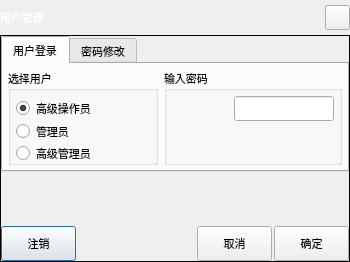
<?xml version="1.0" encoding="UTF-8"?>
<ui version="4.0">
 <class>DialogUserManager</class>
 <widget class="QDialog" name="DialogUserManager">
  <property name="windowModality">
   <enum>Qt::NonModal</enum>
  </property>
  <property name="geometry">
   <rect>
    <x>0</x>
    <y>0</y>
    <width>350</width>
    <height>262</height>
   </rect>
  </property>
  <property name="sizePolicy">
   <sizepolicy hsizetype="Fixed" vsizetype="Fixed">
    <horstretch>0</horstretch>
    <verstretch>0</verstretch>
   </sizepolicy>
  </property>
  <property name="minimumSize">
   <size>
    <width>350</width>
    <height>262</height>
   </size>
  </property>
  <property name="maximumSize">
   <size>
    <width>700</width>
    <height>525</height>
   </size>
  </property>
  <property name="font">
   <font>
    <family>微软雅黑</family>
    <pointsize>8</pointsize>
   </font>
  </property>
  <property name="windowTitle">
   <string notr="true">用户管理</string>
  </property>
  <property name="styleSheet">
   <string notr="true"/>
  </property>
  <layout class="QGridLayout" name="gridLayoutForm">
   <property name="margin">
    <number>0</number>
   </property>
   <property name="spacing">
    <number>0</number>
   </property>
   <item row="0" column="0">
    <widget class="QFrame" name="frameTitle">
     <property name="sizePolicy">
      <sizepolicy hsizetype="Preferred" vsizetype="Fixed">
       <horstretch>0</horstretch>
       <verstretch>0</verstretch>
      </sizepolicy>
     </property>
     <property name="minimumSize">
      <size>
       <width>0</width>
       <height>35</height>
      </size>
     </property>
     <property name="maximumSize">
      <size>
       <width>16777215</width>
       <height>35</height>
      </size>
     </property>
     <property name="font">
      <font>
       <family>微软雅黑</family>
       <pointsize>8</pointsize>
       <weight>50</weight>
       <bold>false</bold>
      </font>
     </property>
     <property name="styleSheet">
      <string notr="true">QFrame#frameTitle
{
	background-color: transparent;
	border-image: url(:/img/widget/DialogTitle.png) 0 12 0 12;
	border-left: 12px transparent;
	border-right: 12px transparent;
}
</string>
     </property>
     <property name="frameShape">
      <enum>QFrame::NoFrame</enum>
     </property>
     <property name="frameShadow">
      <enum>QFrame::Raised</enum>
     </property>
     <layout class="QHBoxLayout" name="horizontalLayoutTitle">
      <property name="spacing">
       <number>5</number>
      </property>
      <property name="margin">
       <number>0</number>
      </property>
      <item>
       <widget class="QLabel" name="labelTitle">
        <property name="sizePolicy">
         <sizepolicy hsizetype="Preferred" vsizetype="Fixed">
          <horstretch>0</horstretch>
          <verstretch>0</verstretch>
         </sizepolicy>
        </property>
        <property name="minimumSize">
         <size>
          <width>0</width>
          <height>35</height>
         </size>
        </property>
        <property name="maximumSize">
         <size>
          <width>16777215</width>
          <height>35</height>
         </size>
        </property>
        <property name="font">
         <font>
          <family>微软雅黑</family>
          <pointsize>8</pointsize>
          <weight>50</weight>
          <bold>false</bold>
         </font>
        </property>
        <property name="styleSheet">
         <string notr="true">QLabel#labelTitle
{
	color: white;
}</string>
        </property>
        <property name="frameShape">
         <enum>QFrame::NoFrame</enum>
        </property>
        <property name="text">
         <string>用户管理</string>
        </property>
       </widget>
      </item>
      <item>
       <widget class="xPushButton" name="pushButtonClose">
        <property name="sizePolicy">
         <sizepolicy hsizetype="Fixed" vsizetype="Fixed">
          <horstretch>0</horstretch>
          <verstretch>0</verstretch>
         </sizepolicy>
        </property>
        <property name="minimumSize">
         <size>
          <width>25</width>
          <height>25</height>
         </size>
        </property>
        <property name="maximumSize">
         <size>
          <width>25</width>
          <height>25</height>
         </size>
        </property>
        <property name="font">
         <font>
          <family>微软雅黑</family>
          <pointsize>8</pointsize>
          <weight>50</weight>
          <bold>false</bold>
         </font>
        </property>
        <property name="focusPolicy">
         <enum>Qt::NoFocus</enum>
        </property>
        <property name="styleSheet">
         <string notr="true">QPushButton#pushButtonClose:!pressed
{
	border-image: url(:/img/widget/BtnCloseNormal.png);
}

QPushButton#pushButtonClose:pressed
{
	border-image: url(:/img/widget/BtnClosePress.png);
}
</string>
        </property>
        <property name="text">
         <string notr="true"/>
        </property>
        <property name="iconSize">
         <size>
          <width>32</width>
          <height>32</height>
         </size>
        </property>
       </widget>
      </item>
     </layout>
    </widget>
   </item>
   <item row="1" column="0">
    <widget class="QFrame" name="frameMainArea">
     <property name="minimumSize">
      <size>
       <width>200</width>
       <height>0</height>
      </size>
     </property>
     <property name="font">
      <font>
       <family>微软雅黑</family>
       <pointsize>8</pointsize>
      </font>
     </property>
     <property name="frameShape">
      <enum>QFrame::Panel</enum>
     </property>
     <property name="frameShadow">
      <enum>QFrame::Plain</enum>
     </property>
     <property name="IsMainArea" stdset="0">
      <bool>true</bool>
     </property>
     <layout class="QGridLayout" name="gridLayoutFrame">
      <property name="margin">
       <number>0</number>
      </property>
      <property name="spacing">
       <number>2</number>
      </property>
      <item row="0" column="0" colspan="4">
       <widget class="QTabWidget" name="tabWidget">
        <property name="font">
         <font>
          <family>微软雅黑</family>
          <pointsize>8</pointsize>
          <weight>50</weight>
          <italic>false</italic>
          <bold>false</bold>
         </font>
        </property>
        <property name="focusPolicy">
         <enum>Qt::NoFocus</enum>
        </property>
        <property name="styleSheet">
         <string notr="true"/>
        </property>
        <property name="currentIndex">
         <number>0</number>
        </property>
        <property name="iconSize">
         <size>
          <width>1</width>
          <height>24</height>
         </size>
        </property>
        <widget class="QWidget" name="tabLogoin">
         <attribute name="icon">
          <iconset resource="../xPad.qrc">
           <normaloff>:/img/widget/TabHeader.png</normaloff>:/img/widget/TabHeader.png</iconset>
         </attribute>
         <attribute name="title">
          <string>用户登录</string>
         </attribute>
         <layout class="QGridLayout" name="gridLayout_3">
          <property name="margin">
           <number>5</number>
          </property>
          <item row="0" column="0">
           <widget class="QGroupBox" name="groupBoxUser">
            <property name="minimumSize">
             <size>
              <width>150</width>
              <height>0</height>
             </size>
            </property>
            <property name="maximumSize">
             <size>
              <width>16777215</width>
              <height>16777215</height>
             </size>
            </property>
            <property name="font">
             <font>
              <family>微软雅黑</family>
              <pointsize>8</pointsize>
              <weight>50</weight>
              <italic>false</italic>
              <bold>false</bold>
             </font>
            </property>
            <property name="title">
             <string>选择用户</string>
            </property>
            <layout class="QGridLayout" name="gridLayout_2">
             <property name="margin">
              <number>5</number>
             </property>
             <property name="spacing">
              <number>6</number>
             </property>
             <item row="0" column="0">
              <widget class="xRadioButton" name="radioButtonAdvOperator">
               <property name="sizePolicy">
                <sizepolicy hsizetype="Expanding" vsizetype="Fixed">
                 <horstretch>0</horstretch>
                 <verstretch>0</verstretch>
                </sizepolicy>
               </property>
               <property name="minimumSize">
                <size>
                 <width>100</width>
                 <height>25</height>
                </size>
               </property>
               <property name="maximumSize">
                <size>
                 <width>16777215</width>
                 <height>50</height>
                </size>
               </property>
               <property name="font">
                <font>
                 <family>微软雅黑</family>
                 <pointsize>8</pointsize>
                 <weight>50</weight>
                 <italic>false</italic>
                 <bold>false</bold>
                </font>
               </property>
               <property name="focusPolicy">
                <enum>Qt::NoFocus</enum>
               </property>
               <property name="styleSheet">
                <string notr="true"/>
               </property>
               <property name="text">
                <string>高级操作员</string>
               </property>
               <property name="iconSize">
                <size>
                 <width>32</width>
                 <height>32</height>
                </size>
               </property>
               <property name="checked">
                <bool>true</bool>
               </property>
              </widget>
             </item>
             <item row="1" column="0">
              <widget class="xRadioButton" name="radioButtonManager">
               <property name="sizePolicy">
                <sizepolicy hsizetype="Expanding" vsizetype="Fixed">
                 <horstretch>0</horstretch>
                 <verstretch>0</verstretch>
                </sizepolicy>
               </property>
               <property name="minimumSize">
                <size>
                 <width>100</width>
                 <height>25</height>
                </size>
               </property>
               <property name="maximumSize">
                <size>
                 <width>16777215</width>
                 <height>50</height>
                </size>
               </property>
               <property name="font">
                <font>
                 <family>微软雅黑</family>
                 <pointsize>8</pointsize>
                 <weight>50</weight>
                 <italic>false</italic>
                 <bold>false</bold>
                </font>
               </property>
               <property name="focusPolicy">
                <enum>Qt::NoFocus</enum>
               </property>
               <property name="styleSheet">
                <string notr="true"/>
               </property>
               <property name="text">
                <string>管理员</string>
               </property>
               <property name="iconSize">
                <size>
                 <width>32</width>
                 <height>32</height>
                </size>
               </property>
              </widget>
             </item>
             <item row="2" column="0">
              <widget class="xRadioButton" name="radioButtonAdvManager">
               <property name="sizePolicy">
                <sizepolicy hsizetype="Expanding" vsizetype="Fixed">
                 <horstretch>0</horstretch>
                 <verstretch>0</verstretch>
                </sizepolicy>
               </property>
               <property name="minimumSize">
                <size>
                 <width>100</width>
                 <height>25</height>
                </size>
               </property>
               <property name="maximumSize">
                <size>
                 <width>16777215</width>
                 <height>50</height>
                </size>
               </property>
               <property name="font">
                <font>
                 <family>微软雅黑</family>
                 <pointsize>8</pointsize>
                 <weight>50</weight>
                 <italic>false</italic>
                 <bold>false</bold>
                </font>
               </property>
               <property name="focusPolicy">
                <enum>Qt::NoFocus</enum>
               </property>
               <property name="styleSheet">
                <string notr="true"/>
               </property>
               <property name="text">
                <string>高级管理员</string>
               </property>
               <property name="iconSize">
                <size>
                 <width>32</width>
                 <height>32</height>
                </size>
               </property>
              </widget>
             </item>
             <item row="3" column="0">
              <spacer name="verticalSpacer">
               <property name="orientation">
                <enum>Qt::Vertical</enum>
               </property>
               <property name="sizeHint" stdset="0">
                <size>
                 <width>20</width>
                 <height>40</height>
                </size>
               </property>
              </spacer>
             </item>
            </layout>
           </widget>
          </item>
          <item row="0" column="1">
           <widget class="QGroupBox" name="groupBoxPassword">
            <property name="maximumSize">
             <size>
              <width>16777215</width>
              <height>16777215</height>
             </size>
            </property>
            <property name="font">
             <font>
              <family>微软雅黑</family>
              <pointsize>8</pointsize>
              <weight>50</weight>
              <italic>false</italic>
              <bold>false</bold>
             </font>
            </property>
            <property name="title">
             <string>输入密码</string>
            </property>
            <layout class="QGridLayout" name="gridLayoutInput">
             <property name="horizontalSpacing">
              <number>5</number>
             </property>
             <property name="margin">
              <number>5</number>
             </property>
             <item row="0" column="0">
              <spacer name="horizontalSpacer">
               <property name="orientation">
                <enum>Qt::Horizontal</enum>
               </property>
               <property name="sizeHint" stdset="0">
                <size>
                 <width>86</width>
                 <height>20</height>
                </size>
               </property>
              </spacer>
             </item>
             <item row="0" column="1">
              <widget class="xLineEdit" name="lineEditPwd">
               <property name="minimumSize">
                <size>
                 <width>100</width>
                 <height>25</height>
                </size>
               </property>
               <property name="maximumSize">
                <size>
                 <width>200</width>
                 <height>50</height>
                </size>
               </property>
               <property name="font">
                <font>
                 <family>微软雅黑</family>
                 <pointsize>8</pointsize>
                 <weight>50</weight>
                 <italic>false</italic>
                 <bold>false</bold>
                </font>
               </property>
               <property name="inputMask">
                <string notr="true"/>
               </property>
               <property name="text">
                <string notr="true"/>
               </property>
               <property name="maxLength">
                <number>8</number>
               </property>
               <property name="echoMode">
                <enum>QLineEdit::Password</enum>
               </property>
               <property name="readOnly">
                <bool>true</bool>
               </property>
               <property name="placeholderText">
                <string notr="true"/>
               </property>
              </widget>
             </item>
             <item row="1" column="1">
              <spacer name="verticalSpacerTabLoginPwd">
               <property name="orientation">
                <enum>Qt::Vertical</enum>
               </property>
               <property name="sizeHint" stdset="0">
                <size>
                 <width>20</width>
                 <height>40</height>
                </size>
               </property>
              </spacer>
             </item>
            </layout>
           </widget>
          </item>
         </layout>
        </widget>
        <widget class="QWidget" name="tabModify">
         <attribute name="icon">
          <iconset resource="../xPad.qrc">
           <normaloff>:/img/widget/TabHeader.png</normaloff>:/img/widget/TabHeader.png</iconset>
         </attribute>
         <attribute name="title">
          <string>密码修改</string>
         </attribute>
         <layout class="QGridLayout" name="gridLayout_5">
          <property name="margin">
           <number>5</number>
          </property>
          <item row="0" column="0">
           <widget class="QGroupBox" name="groupBoxUserM">
            <property name="minimumSize">
             <size>
              <width>160</width>
              <height>0</height>
             </size>
            </property>
            <property name="maximumSize">
             <size>
              <width>160</width>
              <height>16777215</height>
             </size>
            </property>
            <property name="font">
             <font>
              <family>微软雅黑</family>
              <pointsize>8</pointsize>
              <weight>50</weight>
              <italic>false</italic>
              <bold>false</bold>
             </font>
            </property>
            <property name="title">
             <string>选择用户</string>
            </property>
            <layout class="QGridLayout" name="gridLayout_4">
             <property name="margin">
              <number>5</number>
             </property>
             <item row="0" column="0">
              <widget class="xRadioButton" name="radioButtonAdvOperatorM">
               <property name="sizePolicy">
                <sizepolicy hsizetype="Expanding" vsizetype="Fixed">
                 <horstretch>0</horstretch>
                 <verstretch>0</verstretch>
                </sizepolicy>
               </property>
               <property name="minimumSize">
                <size>
                 <width>125</width>
                 <height>25</height>
                </size>
               </property>
               <property name="maximumSize">
                <size>
                 <width>16777215</width>
                 <height>50</height>
                </size>
               </property>
               <property name="font">
                <font>
                 <family>微软雅黑</family>
                 <pointsize>8</pointsize>
                 <weight>50</weight>
                 <italic>false</italic>
                 <bold>false</bold>
                </font>
               </property>
               <property name="focusPolicy">
                <enum>Qt::NoFocus</enum>
               </property>
               <property name="styleSheet">
                <string notr="true"/>
               </property>
               <property name="text">
                <string>高级操作员</string>
               </property>
               <property name="iconSize">
                <size>
                 <width>32</width>
                 <height>32</height>
                </size>
               </property>
               <property name="checked">
                <bool>true</bool>
               </property>
              </widget>
             </item>
             <item row="1" column="0">
              <widget class="xRadioButton" name="radioButtonManagerM">
               <property name="sizePolicy">
                <sizepolicy hsizetype="Expanding" vsizetype="Fixed">
                 <horstretch>0</horstretch>
                 <verstretch>0</verstretch>
                </sizepolicy>
               </property>
               <property name="minimumSize">
                <size>
                 <width>125</width>
                 <height>25</height>
                </size>
               </property>
               <property name="maximumSize">
                <size>
                 <width>16777215</width>
                 <height>50</height>
                </size>
               </property>
               <property name="font">
                <font>
                 <family>微软雅黑</family>
                 <pointsize>8</pointsize>
                 <weight>50</weight>
                 <italic>false</italic>
                 <bold>false</bold>
                </font>
               </property>
               <property name="focusPolicy">
                <enum>Qt::NoFocus</enum>
               </property>
               <property name="styleSheet">
                <string notr="true"/>
               </property>
               <property name="text">
                <string>管理员</string>
               </property>
               <property name="iconSize">
                <size>
                 <width>32</width>
                 <height>32</height>
                </size>
               </property>
              </widget>
             </item>
             <item row="2" column="0">
              <widget class="xRadioButton" name="radioButtonAdvManagerM">
               <property name="enabled">
                <bool>false</bool>
               </property>
               <property name="sizePolicy">
                <sizepolicy hsizetype="Expanding" vsizetype="Fixed">
                 <horstretch>0</horstretch>
                 <verstretch>0</verstretch>
                </sizepolicy>
               </property>
               <property name="minimumSize">
                <size>
                 <width>125</width>
                 <height>25</height>
                </size>
               </property>
               <property name="maximumSize">
                <size>
                 <width>16777215</width>
                 <height>50</height>
                </size>
               </property>
               <property name="font">
                <font>
                 <family>微软雅黑</family>
                 <pointsize>8</pointsize>
                 <weight>50</weight>
                 <italic>false</italic>
                 <bold>false</bold>
                </font>
               </property>
               <property name="focusPolicy">
                <enum>Qt::NoFocus</enum>
               </property>
               <property name="styleSheet">
                <string notr="true"/>
               </property>
               <property name="text">
                <string>高级管理员</string>
               </property>
               <property name="iconSize">
                <size>
                 <width>32</width>
                 <height>32</height>
                </size>
               </property>
              </widget>
             </item>
             <item row="3" column="0">
              <spacer name="verticalSpacer_2">
               <property name="orientation">
                <enum>Qt::Vertical</enum>
               </property>
               <property name="sizeHint" stdset="0">
                <size>
                 <width>20</width>
                 <height>40</height>
                </size>
               </property>
              </spacer>
             </item>
            </layout>
           </widget>
          </item>
          <item row="0" column="1">
           <widget class="QGroupBox" name="groupBoxPasswordM">
            <property name="maximumSize">
             <size>
              <width>16777215</width>
              <height>16777215</height>
             </size>
            </property>
            <property name="font">
             <font>
              <family>微软雅黑</family>
              <pointsize>8</pointsize>
              <weight>50</weight>
              <italic>false</italic>
              <bold>false</bold>
             </font>
            </property>
            <property name="title">
             <string>修改密码</string>
            </property>
            <layout class="QGridLayout" name="gridLayout">
             <property name="margin">
              <number>5</number>
             </property>
             <item row="0" column="1">
              <widget class="xLineEdit" name="lineEditOldPwd">
               <property name="sizePolicy">
                <sizepolicy hsizetype="Preferred" vsizetype="Fixed">
                 <horstretch>0</horstretch>
                 <verstretch>0</verstretch>
                </sizepolicy>
               </property>
               <property name="minimumSize">
                <size>
                 <width>75</width>
                 <height>25</height>
                </size>
               </property>
               <property name="maximumSize">
                <size>
                 <width>75</width>
                 <height>25</height>
                </size>
               </property>
               <property name="font">
                <font>
                 <family>微软雅黑</family>
                 <pointsize>8</pointsize>
                 <weight>50</weight>
                 <italic>false</italic>
                 <bold>false</bold>
                </font>
               </property>
               <property name="inputMask">
                <string notr="true"/>
               </property>
               <property name="text">
                <string notr="true"/>
               </property>
               <property name="maxLength">
                <number>8</number>
               </property>
               <property name="echoMode">
                <enum>QLineEdit::Password</enum>
               </property>
               <property name="readOnly">
                <bool>true</bool>
               </property>
               <property name="placeholderText">
                <string notr="true"/>
               </property>
              </widget>
             </item>
             <item row="1" column="0">
              <widget class="QLabel" name="labelNewPwd">
               <property name="sizePolicy">
                <sizepolicy hsizetype="Expanding" vsizetype="Fixed">
                 <horstretch>0</horstretch>
                 <verstretch>0</verstretch>
                </sizepolicy>
               </property>
               <property name="minimumSize">
                <size>
                 <width>0</width>
                 <height>25</height>
                </size>
               </property>
               <property name="maximumSize">
                <size>
                 <width>16777215</width>
                 <height>50</height>
                </size>
               </property>
               <property name="font">
                <font>
                 <family>微软雅黑</family>
                 <pointsize>8</pointsize>
                 <weight>50</weight>
                 <italic>false</italic>
                 <bold>false</bold>
                </font>
               </property>
               <property name="text">
                <string>输入新密码</string>
               </property>
               <property name="buddy">
                <cstring>lineEditNewPwd</cstring>
               </property>
              </widget>
             </item>
             <item row="2" column="0">
              <widget class="QLabel" name="labelComfirmPwd">
               <property name="sizePolicy">
                <sizepolicy hsizetype="Expanding" vsizetype="Fixed">
                 <horstretch>0</horstretch>
                 <verstretch>0</verstretch>
                </sizepolicy>
               </property>
               <property name="minimumSize">
                <size>
                 <width>0</width>
                 <height>25</height>
                </size>
               </property>
               <property name="maximumSize">
                <size>
                 <width>16777215</width>
                 <height>50</height>
                </size>
               </property>
               <property name="font">
                <font>
                 <family>微软雅黑</family>
                 <pointsize>8</pointsize>
                 <weight>50</weight>
                 <italic>false</italic>
                 <bold>false</bold>
                </font>
               </property>
               <property name="text">
                <string>确认新密码</string>
               </property>
               <property name="buddy">
                <cstring>lineEditComfirmPwd</cstring>
               </property>
              </widget>
             </item>
             <item row="2" column="1">
              <widget class="xLineEdit" name="lineEditComfirmPwd">
               <property name="sizePolicy">
                <sizepolicy hsizetype="Preferred" vsizetype="Fixed">
                 <horstretch>0</horstretch>
                 <verstretch>0</verstretch>
                </sizepolicy>
               </property>
               <property name="minimumSize">
                <size>
                 <width>75</width>
                 <height>25</height>
                </size>
               </property>
               <property name="maximumSize">
                <size>
                 <width>75</width>
                 <height>25</height>
                </size>
               </property>
               <property name="font">
                <font>
                 <family>微软雅黑</family>
                 <pointsize>8</pointsize>
                 <weight>50</weight>
                 <italic>false</italic>
                 <bold>false</bold>
                </font>
               </property>
               <property name="inputMask">
                <string notr="true"/>
               </property>
               <property name="text">
                <string notr="true"/>
               </property>
               <property name="maxLength">
                <number>8</number>
               </property>
               <property name="echoMode">
                <enum>QLineEdit::Password</enum>
               </property>
               <property name="readOnly">
                <bool>true</bool>
               </property>
               <property name="placeholderText">
                <string notr="true"/>
               </property>
              </widget>
             </item>
             <item row="1" column="1">
              <widget class="xLineEdit" name="lineEditNewPwd">
               <property name="sizePolicy">
                <sizepolicy hsizetype="Preferred" vsizetype="Fixed">
                 <horstretch>0</horstretch>
                 <verstretch>0</verstretch>
                </sizepolicy>
               </property>
               <property name="minimumSize">
                <size>
                 <width>75</width>
                 <height>25</height>
                </size>
               </property>
               <property name="maximumSize">
                <size>
                 <width>75</width>
                 <height>25</height>
                </size>
               </property>
               <property name="font">
                <font>
                 <family>微软雅黑</family>
                 <pointsize>8</pointsize>
                 <weight>50</weight>
                 <italic>false</italic>
                 <bold>false</bold>
                </font>
               </property>
               <property name="inputMask">
                <string notr="true"/>
               </property>
               <property name="text">
                <string notr="true"/>
               </property>
               <property name="maxLength">
                <number>8</number>
               </property>
               <property name="echoMode">
                <enum>QLineEdit::Password</enum>
               </property>
               <property name="readOnly">
                <bool>true</bool>
               </property>
               <property name="placeholderText">
                <string notr="true"/>
               </property>
              </widget>
             </item>
             <item row="0" column="0">
              <widget class="QLabel" name="labelOldPwd">
               <property name="sizePolicy">
                <sizepolicy hsizetype="Expanding" vsizetype="Fixed">
                 <horstretch>0</horstretch>
                 <verstretch>0</verstretch>
                </sizepolicy>
               </property>
               <property name="minimumSize">
                <size>
                 <width>0</width>
                 <height>25</height>
                </size>
               </property>
               <property name="maximumSize">
                <size>
                 <width>16777215</width>
                 <height>50</height>
                </size>
               </property>
               <property name="font">
                <font>
                 <family>微软雅黑</family>
                 <pointsize>8</pointsize>
                 <weight>50</weight>
                 <italic>false</italic>
                 <bold>false</bold>
                </font>
               </property>
               <property name="text">
                <string>输入旧密码</string>
               </property>
               <property name="buddy">
                <cstring>lineEditNewPwd</cstring>
               </property>
              </widget>
             </item>
             <item row="3" column="0">
              <spacer name="verticalSpacer_3">
               <property name="orientation">
                <enum>Qt::Vertical</enum>
               </property>
               <property name="sizeHint" stdset="0">
                <size>
                 <width>20</width>
                 <height>40</height>
                </size>
               </property>
              </spacer>
             </item>
            </layout>
           </widget>
          </item>
         </layout>
        </widget>
       </widget>
      </item>
      <item row="1" column="0" colspan="4">
       <widget class="QLabel" name="labelStatus">
        <property name="sizePolicy">
         <sizepolicy hsizetype="Preferred" vsizetype="Fixed">
          <horstretch>0</horstretch>
          <verstretch>0</verstretch>
         </sizepolicy>
        </property>
        <property name="minimumSize">
         <size>
          <width>0</width>
          <height>50</height>
         </size>
        </property>
        <property name="maximumSize">
         <size>
          <width>16777215</width>
          <height>50</height>
         </size>
        </property>
        <property name="font">
         <font>
          <family>微软雅黑</family>
          <pointsize>8</pointsize>
         </font>
        </property>
        <property name="frameShape">
         <enum>QFrame::NoFrame</enum>
        </property>
        <property name="frameShadow">
         <enum>QFrame::Plain</enum>
        </property>
        <property name="text">
         <string notr="true"/>
        </property>
        <property name="textInteractionFlags">
         <set>Qt::NoTextInteraction</set>
        </property>
        <property name="HasBorder" stdset="0">
         <bool>true</bool>
        </property>
       </widget>
      </item>
      <item row="2" column="1">
       <spacer name="horizontalSpacerBottom">
        <property name="orientation">
         <enum>Qt::Horizontal</enum>
        </property>
        <property name="sizeHint" stdset="0">
         <size>
          <width>40</width>
          <height>20</height>
         </size>
        </property>
       </spacer>
      </item>
      <item row="2" column="0">
       <widget class="QPushButton" name="BtnLogout">
        <property name="minimumSize">
         <size>
          <width>75</width>
          <height>35</height>
         </size>
        </property>
        <property name="maximumSize">
         <size>
          <width>75</width>
          <height>35</height>
         </size>
        </property>
        <property name="font">
         <font>
          <family>微软雅黑</family>
          <pointsize>8</pointsize>
          <weight>50</weight>
          <bold>false</bold>
         </font>
        </property>
        <property name="focusPolicy">
         <enum>Qt::WheelFocus</enum>
        </property>
        <property name="text">
         <string>注销</string>
        </property>
        <property name="icon">
         <iconset resource="../xPad.qrc">
          <normaloff>:/img/32X32/Exit.png</normaloff>:/img/32X32/Exit.png</iconset>
        </property>
        <property name="iconSize">
         <size>
          <width>32</width>
          <height>32</height>
         </size>
        </property>
       </widget>
      </item>
      <item row="2" column="2">
       <widget class="QPushButton" name="BtnCancel">
        <property name="minimumSize">
         <size>
          <width>75</width>
          <height>35</height>
         </size>
        </property>
        <property name="maximumSize">
         <size>
          <width>75</width>
          <height>35</height>
         </size>
        </property>
        <property name="font">
         <font>
          <family>微软雅黑</family>
          <pointsize>8</pointsize>
          <weight>50</weight>
          <bold>false</bold>
         </font>
        </property>
        <property name="focusPolicy">
         <enum>Qt::WheelFocus</enum>
        </property>
        <property name="text">
         <string>取消</string>
        </property>
        <property name="icon">
         <iconset resource="../xPad.qrc">
          <normaloff>:/img/32X32/Cancel.png</normaloff>:/img/32X32/Cancel.png</iconset>
        </property>
        <property name="iconSize">
         <size>
          <width>32</width>
          <height>32</height>
         </size>
        </property>
       </widget>
      </item>
      <item row="2" column="3">
       <widget class="QPushButton" name="BtnOK">
        <property name="minimumSize">
         <size>
          <width>75</width>
          <height>35</height>
         </size>
        </property>
        <property name="maximumSize">
         <size>
          <width>75</width>
          <height>35</height>
         </size>
        </property>
        <property name="font">
         <font>
          <family>微软雅黑</family>
          <pointsize>8</pointsize>
          <weight>50</weight>
          <bold>false</bold>
         </font>
        </property>
        <property name="focusPolicy">
         <enum>Qt::WheelFocus</enum>
        </property>
        <property name="text">
         <string>确定</string>
        </property>
        <property name="icon">
         <iconset resource="../xPad.qrc">
          <normaloff>:/img/32X32/OK.png</normaloff>:/img/32X32/OK.png</iconset>
        </property>
        <property name="iconSize">
         <size>
          <width>32</width>
          <height>32</height>
         </size>
        </property>
       </widget>
      </item>
     </layout>
    </widget>
   </item>
  </layout>
 </widget>
 <customwidgets>
  <customwidget>
   <class>xPushButton</class>
   <extends>QPushButton</extends>
   <header>xpushbutton.h</header>
  </customwidget>
  <customwidget>
   <class>xRadioButton</class>
   <extends>QRadioButton</extends>
   <header>xradiobutton.h</header>
  </customwidget>
  <customwidget>
   <class>xLineEdit</class>
   <extends>QLineEdit</extends>
   <header>xlineedit.h</header>
   <slots>
    <signal>clicked()</signal>
   </slots>
  </customwidget>
 </customwidgets>
 <resources>
  <include location="../xPad.qrc"/>
 </resources>
 <connections>
  <connection>
   <sender>pushButtonClose</sender>
   <signal>clicked()</signal>
   <receiver>DialogUserManager</receiver>
   <slot>reject()</slot>
   <hints>
    <hint type="sourcelabel">
     <x>537</x>
     <y>33</y>
    </hint>
    <hint type="destinationlabel">
     <x>624</x>
     <y>33</y>
    </hint>
   </hints>
  </connection>
  <connection>
   <sender>lineEditPwd</sender>
   <signal>clicked()</signal>
   <receiver>DialogUserManager</receiver>
   <slot>inputPwd()</slot>
   <hints>
    <hint type="sourcelabel">
     <x>465</x>
     <y>160</y>
    </hint>
    <hint type="destinationlabel">
     <x>707</x>
     <y>167</y>
    </hint>
   </hints>
  </connection>
  <connection>
   <sender>lineEditNewPwd</sender>
   <signal>clicked()</signal>
   <receiver>DialogUserManager</receiver>
   <slot>inputNewPwd()</slot>
   <hints>
    <hint type="sourcelabel">
     <x>487</x>
     <y>215</y>
    </hint>
    <hint type="destinationlabel">
     <x>691</x>
     <y>172</y>
    </hint>
   </hints>
  </connection>
  <connection>
   <sender>lineEditComfirmPwd</sender>
   <signal>clicked()</signal>
   <receiver>DialogUserManager</receiver>
   <slot>confirmPwd()</slot>
   <hints>
    <hint type="sourcelabel">
     <x>475</x>
     <y>241</y>
    </hint>
    <hint type="destinationlabel">
     <x>643</x>
     <y>208</y>
    </hint>
   </hints>
  </connection>
  <connection>
   <sender>lineEditOldPwd</sender>
   <signal>clicked()</signal>
   <receiver>DialogUserManager</receiver>
   <slot>inputOldPwd()</slot>
   <hints>
    <hint type="sourcelabel">
     <x>482</x>
     <y>155</y>
    </hint>
    <hint type="destinationlabel">
     <x>624</x>
     <y>157</y>
    </hint>
   </hints>
  </connection>
  <connection>
   <sender>radioButtonAdvOperator</sender>
   <signal>clicked()</signal>
   <receiver>DialogUserManager</receiver>
   <slot>clearPwd()</slot>
   <hints>
    <hint type="sourcelabel">
     <x>130</x>
     <y>164</y>
    </hint>
    <hint type="destinationlabel">
     <x>-58</x>
     <y>164</y>
    </hint>
   </hints>
  </connection>
  <connection>
   <sender>radioButtonManager</sender>
   <signal>clicked()</signal>
   <receiver>DialogUserManager</receiver>
   <slot>clearPwd()</slot>
   <hints>
    <hint type="sourcelabel">
     <x>96</x>
     <y>222</y>
    </hint>
    <hint type="destinationlabel">
     <x>-51</x>
     <y>222</y>
    </hint>
   </hints>
  </connection>
  <connection>
   <sender>radioButtonAdvManager</sender>
   <signal>clicked()</signal>
   <receiver>DialogUserManager</receiver>
   <slot>clearPwd()</slot>
   <hints>
    <hint type="sourcelabel">
     <x>80</x>
     <y>267</y>
    </hint>
    <hint type="destinationlabel">
     <x>-70</x>
     <y>267</y>
    </hint>
   </hints>
  </connection>
  <connection>
   <sender>radioButtonAdvOperatorM</sender>
   <signal>clicked()</signal>
   <receiver>DialogUserManager</receiver>
   <slot>clearModify()</slot>
   <hints>
    <hint type="sourcelabel">
     <x>123</x>
     <y>163</y>
    </hint>
    <hint type="destinationlabel">
     <x>-47</x>
     <y>168</y>
    </hint>
   </hints>
  </connection>
  <connection>
   <sender>radioButtonManagerM</sender>
   <signal>clicked()</signal>
   <receiver>DialogUserManager</receiver>
   <slot>clearModify()</slot>
   <hints>
    <hint type="sourcelabel">
     <x>82</x>
     <y>208</y>
    </hint>
    <hint type="destinationlabel">
     <x>-70</x>
     <y>212</y>
    </hint>
   </hints>
  </connection>
  <connection>
   <sender>BtnCancel</sender>
   <signal>clicked()</signal>
   <receiver>DialogUserManager</receiver>
   <slot>reject()</slot>
   <hints>
    <hint type="sourcelabel">
     <x>457</x>
     <y>479</y>
    </hint>
    <hint type="destinationlabel">
     <x>349</x>
     <y>262</y>
    </hint>
   </hints>
  </connection>
  <connection>
   <sender>BtnLogout</sender>
   <signal>clicked()</signal>
   <receiver>DialogUserManager</receiver>
   <slot>btnLogoutClick()</slot>
   <hints>
    <hint type="sourcelabel">
     <x>84</x>
     <y>479</y>
    </hint>
    <hint type="destinationlabel">
     <x>349</x>
     <y>262</y>
    </hint>
   </hints>
  </connection>
  <connection>
   <sender>BtnOK</sender>
   <signal>clicked()</signal>
   <receiver>DialogUserManager</receiver>
   <slot>btnOkClick()</slot>
   <hints>
    <hint type="sourcelabel">
     <x>614</x>
     <y>479</y>
    </hint>
    <hint type="destinationlabel">
     <x>349</x>
     <y>262</y>
    </hint>
   </hints>
  </connection>
 </connections>
 <slots>
  <slot>inputPwd()</slot>
  <slot>inputNewPwd()</slot>
  <slot>confirmPwd()</slot>
  <slot>btnOkClick()</slot>
  <slot>btnLogoutClick()</slot>
  <slot>inputOldPwd()</slot>
  <slot>clearPwd()</slot>
  <slot>clearModify()</slot>
 </slots>
</ui>
